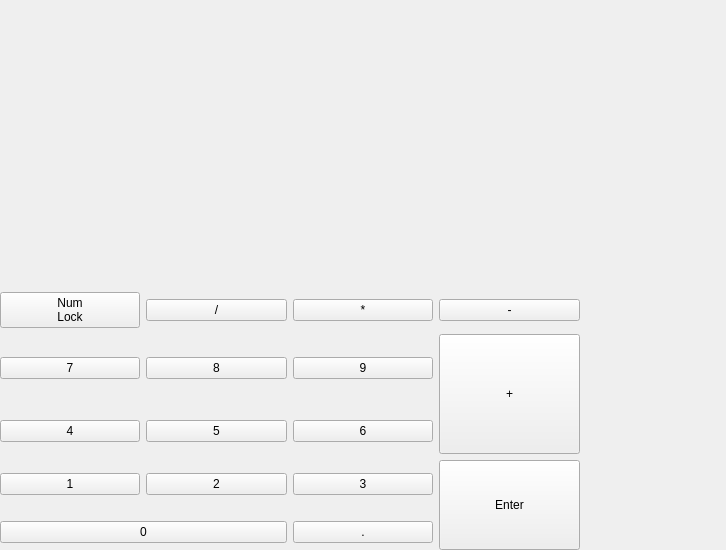
<?xml version="1.0" encoding="UTF-8"?>
<ui version="4.0">
 <class>Numpad</class>
 <widget class="QWidget" name="Numpad">
  <property name="geometry">
   <rect>
    <x>0</x>
    <y>0</y>
    <width>726</width>
    <height>550</height>
   </rect>
  </property>
  <property name="windowTitle">
   <string>Form</string>
  </property>
  <layout class="QGridLayout" name="gridLayout" rowstretch="1,0,0,0,0,0">
   <property name="margin">
    <number>0</number>
   </property>
   <item row="1" column="0">
    <widget class="QPushButton" name="numlock">
     <property name="text">
      <string>Num
Lock</string>
     </property>
    </widget>
   </item>
   <item row="1" column="1">
    <widget class="QPushButton" name="numpaddiv">
     <property name="text">
      <string>/</string>
     </property>
    </widget>
   </item>
   <item row="4" column="0">
    <widget class="QPushButton" name="numpad1">
     <property name="text">
      <string>1</string>
     </property>
    </widget>
   </item>
   <item row="3" column="1">
    <widget class="QPushButton" name="numpad5">
     <property name="text">
      <string>5</string>
     </property>
    </widget>
   </item>
   <item row="1" column="2">
    <widget class="QPushButton" name="numpadmult">
     <property name="text">
      <string>*</string>
     </property>
    </widget>
   </item>
   <item row="2" column="1">
    <widget class="QPushButton" name="numpad8">
     <property name="text">
      <string>8</string>
     </property>
    </widget>
   </item>
   <item row="3" column="0">
    <widget class="QPushButton" name="numpad4">
     <property name="text">
      <string>4</string>
     </property>
    </widget>
   </item>
   <item row="4" column="2">
    <widget class="QPushButton" name="numpad3">
     <property name="text">
      <string>3</string>
     </property>
    </widget>
   </item>
   <item row="3" column="2">
    <widget class="QPushButton" name="numpad6">
     <property name="text">
      <string>6</string>
     </property>
    </widget>
   </item>
   <item row="2" column="0">
    <widget class="QPushButton" name="numpad7">
     <property name="text">
      <string>7</string>
     </property>
    </widget>
   </item>
   <item row="4" column="1">
    <widget class="QPushButton" name="numpad2">
     <property name="text">
      <string>2</string>
     </property>
    </widget>
   </item>
   <item row="5" column="2">
    <widget class="QPushButton" name="numpaddot">
     <property name="text">
      <string>.</string>
     </property>
    </widget>
   </item>
   <item row="2" column="2">
    <widget class="QPushButton" name="numpad9">
     <property name="text">
      <string>9</string>
     </property>
    </widget>
   </item>
   <item row="5" column="0" colspan="2">
    <widget class="QPushButton" name="numpad0">
     <property name="text">
      <string>0</string>
     </property>
    </widget>
   </item>
   <item row="1" column="3">
    <widget class="QPushButton" name="numpadsub">
     <property name="text">
      <string>-</string>
     </property>
    </widget>
   </item>
   <item row="0" column="0" colspan="5">
    <widget class="QWidget" name="num_spacer" native="true">
     <zorder>numpadsub</zorder>
    </widget>
   </item>
   <item row="2" column="3" rowspan="2">
    <layout class="QVBoxLayout" name="verticalLayout_2">
     <property name="spacing">
      <number>0</number>
     </property>
     <item alignment="Qt::AlignTop">
      <widget class="QPushButton" name="numpadadd">
       <property name="minimumSize">
        <size>
         <width>0</width>
         <height>120</height>
        </size>
       </property>
       <property name="text">
        <string>+</string>
       </property>
      </widget>
     </item>
     <item>
      <spacer name="verticalSpacer">
       <property name="orientation">
        <enum>Qt::Vertical</enum>
       </property>
       <property name="sizeHint" stdset="0">
        <size>
         <width>0</width>
         <height>0</height>
        </size>
       </property>
      </spacer>
     </item>
    </layout>
   </item>
   <item row="4" column="3" rowspan="2">
    <layout class="QVBoxLayout" name="verticalLayout">
     <item>
      <widget class="QPushButton" name="numpadenter">
       <property name="minimumSize">
        <size>
         <width>0</width>
         <height>90</height>
        </size>
       </property>
       <property name="text">
        <string>Enter</string>
       </property>
      </widget>
     </item>
     <item>
      <spacer name="verticalSpacer_2">
       <property name="orientation">
        <enum>Qt::Vertical</enum>
       </property>
       <property name="sizeHint" stdset="0">
        <size>
         <width>0</width>
         <height>0</height>
        </size>
       </property>
      </spacer>
     </item>
    </layout>
   </item>
  </layout>
 </widget>
 <resources/>
 <connections/>
</ui>
